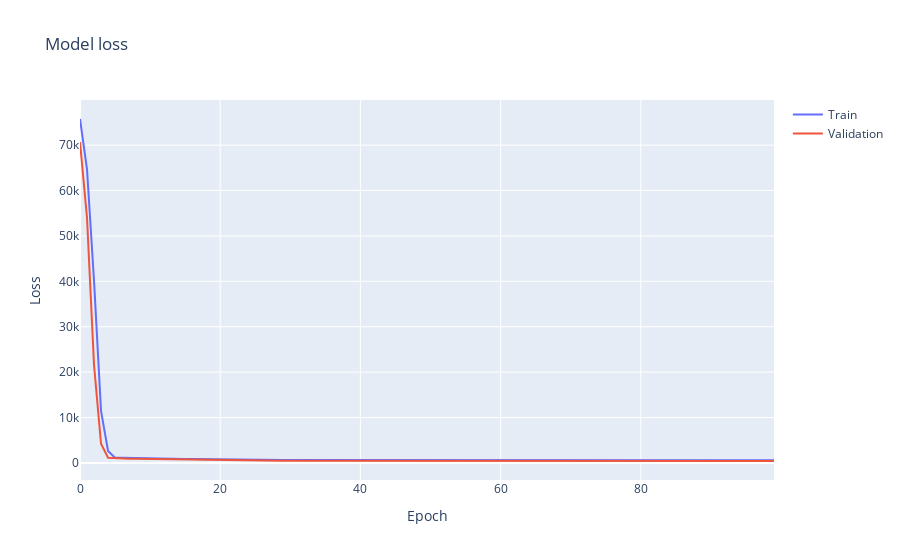

Source (notebook cell):
### Code cell
# 훈련 결과 시각화
fig = go.Figure()
fig.add_trace(go.Scatter(y=history['loss'], mode='lines', name='Train'))
fig.add_trace(go.Scatter(y=history['val_loss'], mode='lines', name='Validation'))

fig.update_layout(title='Model loss',
                   xaxis_title='Epoch',
                   yaxis_title='Loss')
#fig.update_yaxes(range=[0.70, 1])
fig.show()
